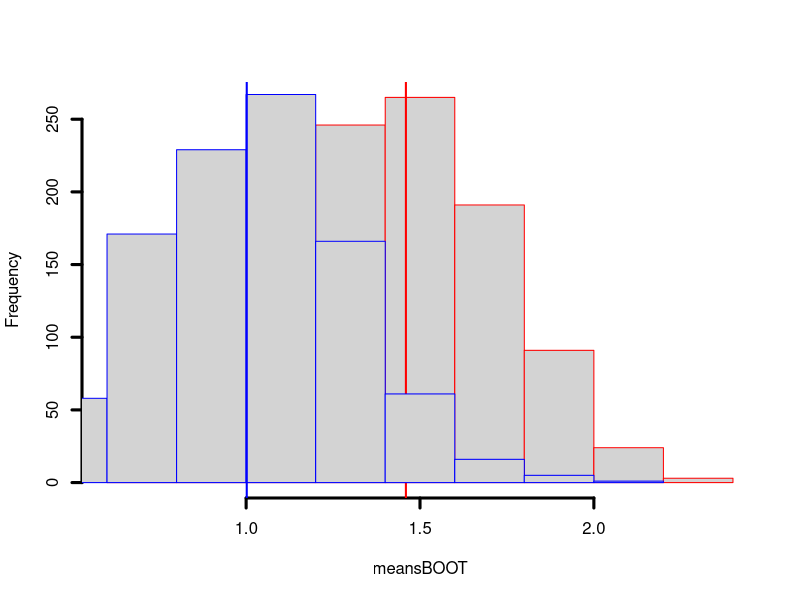
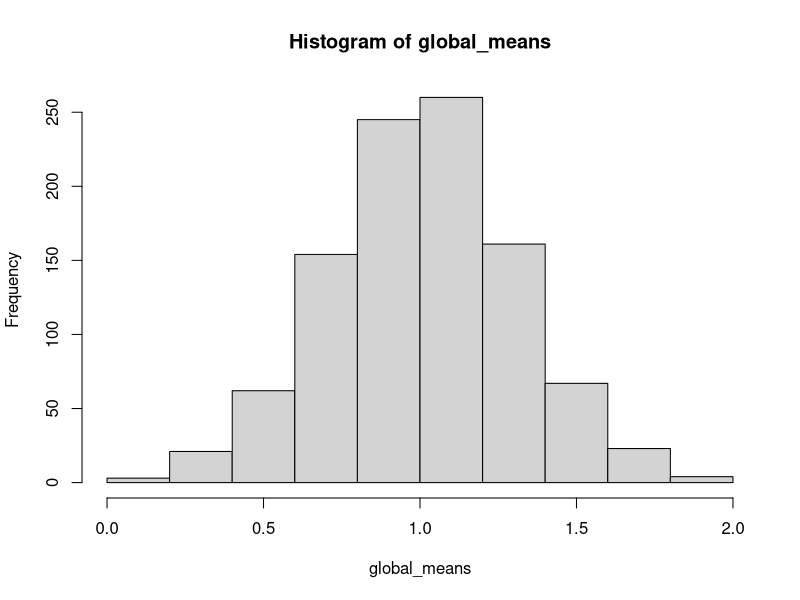
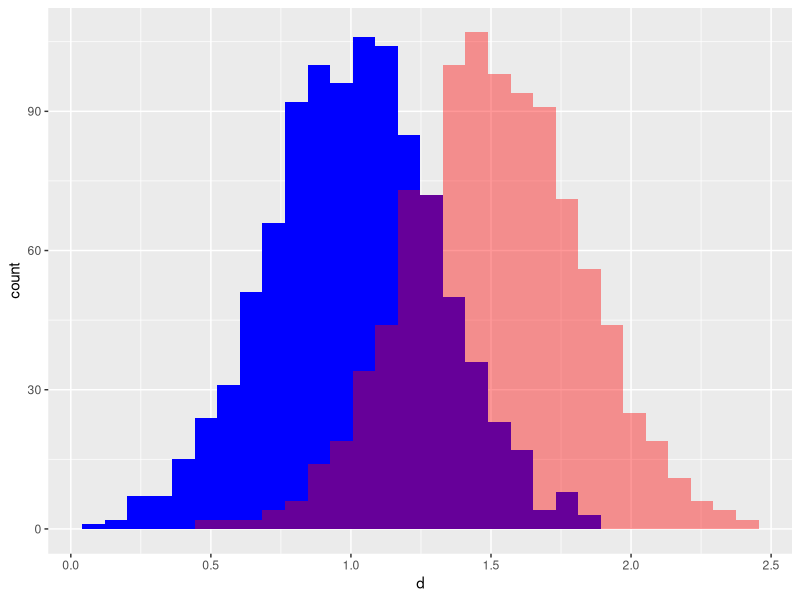
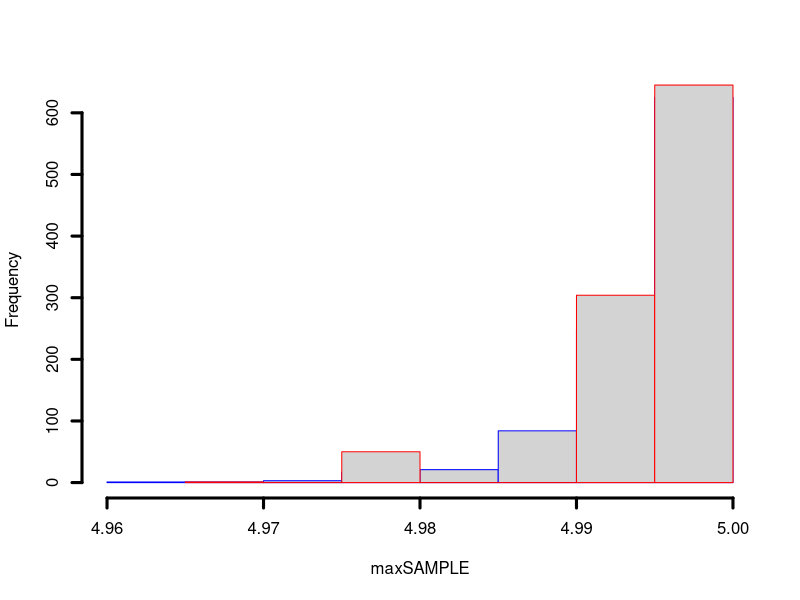
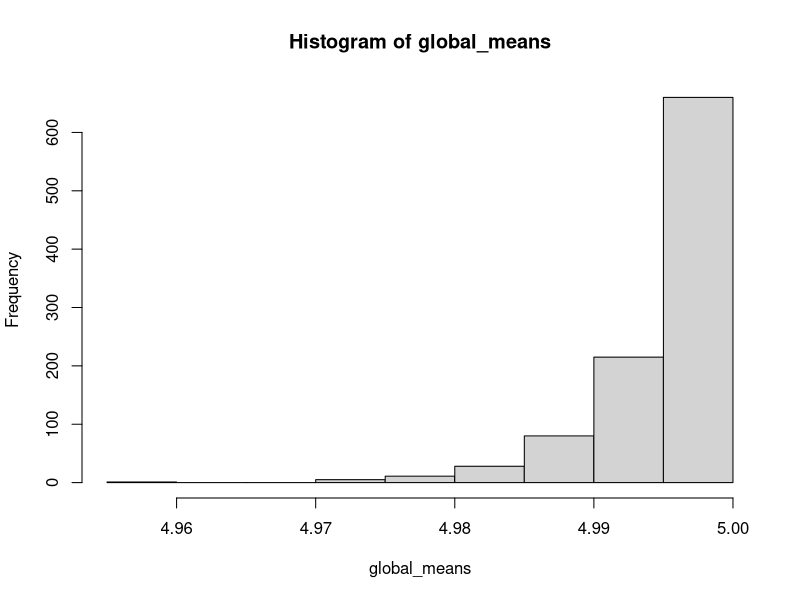
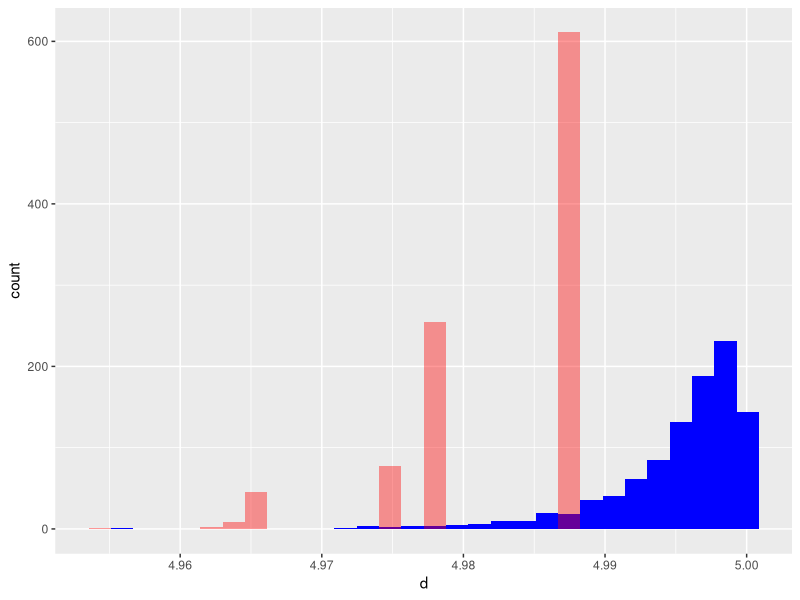
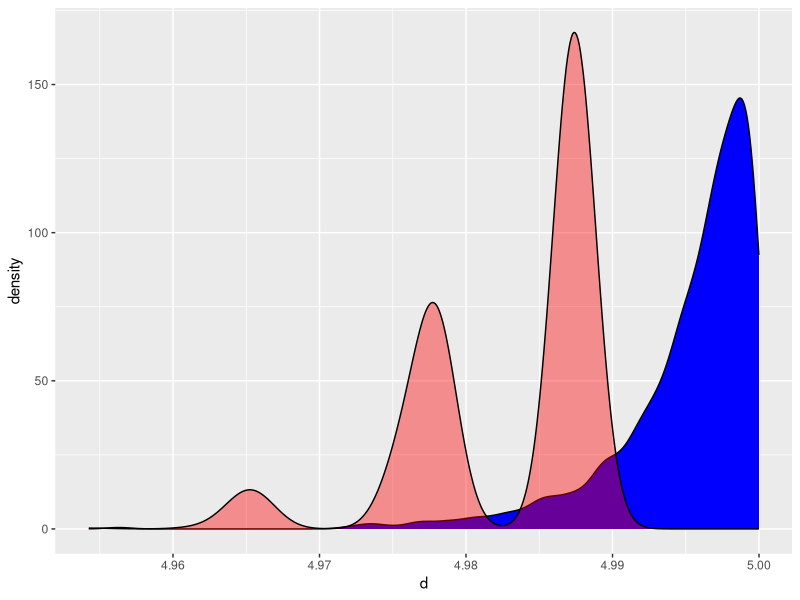
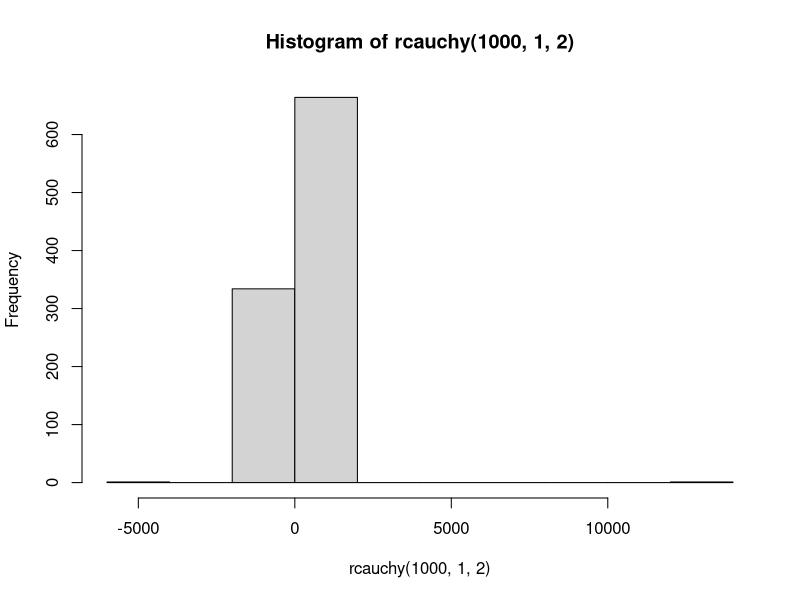

Here is the R script that generated these plots, in order: (Note: this script raises an error after producing the figures.)
## ---- chunk 1
samples <- matrix(nrow = 1000, ncol = 100)
for(i in 1:1000){
  samples[i,] <- rnorm(100, 1, 3)
}

meansSAMPLE <- rowMeans(samples)
## ---- chunk 2
norm1 <- rnorm(100, 1, 3)
boot <- matrix(nrow = 1000, ncol = 100)
for (i in 1:1000){
  boot[i,] <- sample(norm1, 100, replace = T)
}

meansBOOT <- rowMeans(boot)
## ---- chunk 3
hist(meansBOOT, border = "red", main = NA, lwd = 3)
abline(v = mean(meansBOOT), col = "red", lwd = 2)
hist(meansSAMPLE, border = "blue", add = T, main = NA, lwd = 3)
abline(v = mean(meansSAMPLE), col = "blue", lwd = 2)
## ---- chunk 4
#Seminar 1 - Bootstrap test
require(ggplot2)

#Repeat the experiment 1000 times
global_means<-replicate(1000,mean(rnorm(100,mean=1,sd=3))) #HJL: Changed mean to 1
hist(global_means)

#make a dataframe
draws<-data.frame(d=global_means)

#1000 bootstrap replicates of 1 experiment
j<-rnorm(100,mean=1,sd=3) #HJL: Changed mean to 1
b<-replicate(1000,mean(sample(j,replace=TRUE)))

boots<-data.frame(b=b)

#compare histograms
ggplot() + geom_histogram(data=draws,aes(x=d),fill="blue" ) + geom_histogram(data=boots,aes(x=b),fill="red",alpha=.4)
## ---- chunk 5
samples2 <- matrix(nrow = 1000, ncol = 1000)
for(i in 1:1000){
  samples2[i,] <- runif(1000, 0, 5)
}

maxSAMPLE <- apply(samples2, 1, max)
## ---- chunk 6
unifsampl <- runif(1000, 0, 5)
boot2 <- matrix(nrow = 1000, ncol = 1000)
for (i in 1:1000){
  boot2[i,] <- sample(unifsampl, 1000, replace = T)
}

maxBOOT <- apply(boot2, 1, max)
## ---- chunk 7
hist(maxSAMPLE, border = "blue", main = NA, lwd = 3)
hist(maxBOOT, border = "red", add = T, lwd = 3)
## ---- chunk 8
#Seminar 1 - Bootstrap test
require(ggplot2)

#Repeat the experiment 1000 times
global_means<-replicate(1000,max(runif(1000,0,5)))
hist(global_means)

#make a dataframe
draws<-data.frame(d=global_means)

#1000 bootstrap replicates of 1 experiment
j<-runif(1000,0,5)
b<-replicate(1000,max(sample(j,replace=TRUE)))

boots<-data.frame(b=b)

#compare histograms

ggplot() + geom_histogram(data=draws,aes(x=d),fill="blue" ) + geom_histogram(data=boots,aes(x=b),fill="red",alpha=.4)

ggplot() + geom_density(data=draws,aes(x=d),fill="blue" ) + geom_density(data=boots,aes(x=b),fill="red",alpha=.4)

## ---- chunk 9
hist (rcauchy(1000, 1, 2))
## ---- chunk 10
samples3 <- matrix(nrow = 1000, ncol = 1000)
for(i in 1:1000){
  samples3[i,] <- rcauchy(1000, 1, 2)
}

varSAMPLE <- apply(samples3, 1, var)
## ---- chunk 11
cauchysampl <- rcauchy(1000, 1, 2)
boot3 <- matrix(nrow = 1000, ncol = 1000)
for (i in 1:1000){
  boot3[i,] <- sample(cauchysampl, 1000, replace = T)
}

varBOOT <- apply(boot3, 1, var)
## ---- chunk 12
hist(varSAMPLE, border = "blue", main = NA, lwd = 3, freq = F)
hist(varBOOT, border = "red", lwd = 3, add = T, freq = F)
## ---- chunk 13
#Probability that the max value is the final dataset
# If we have 1000 values, there is one max value 

require(ggplot2)

#Repeat the experiment 1000 times
global_means<-replicate(1000,var(rcauchy(1000,1,2)))
hist(global_means)


#make a dataframe
draws<-data.frame(d=global_means)

#1000 bootstrap replicates of 1 experiment
j<-cauchy(1000,1,2)
b<-replicate(1000,var(sample(j,replace=TRUE)))

boots<-data.frame(b=b)

#compare histograms

ggplot() + geom_histogram(data=draws,aes(x=d),fill="blue" ) + geom_histogram(data=boots,aes(x=b),fill="red",alpha=.4)

ggplot() + geom_density(data=draws,aes(x=d),fill="blue" ) + geom_density(data=boots,aes(x=b),fill="red",alpha=.4)
